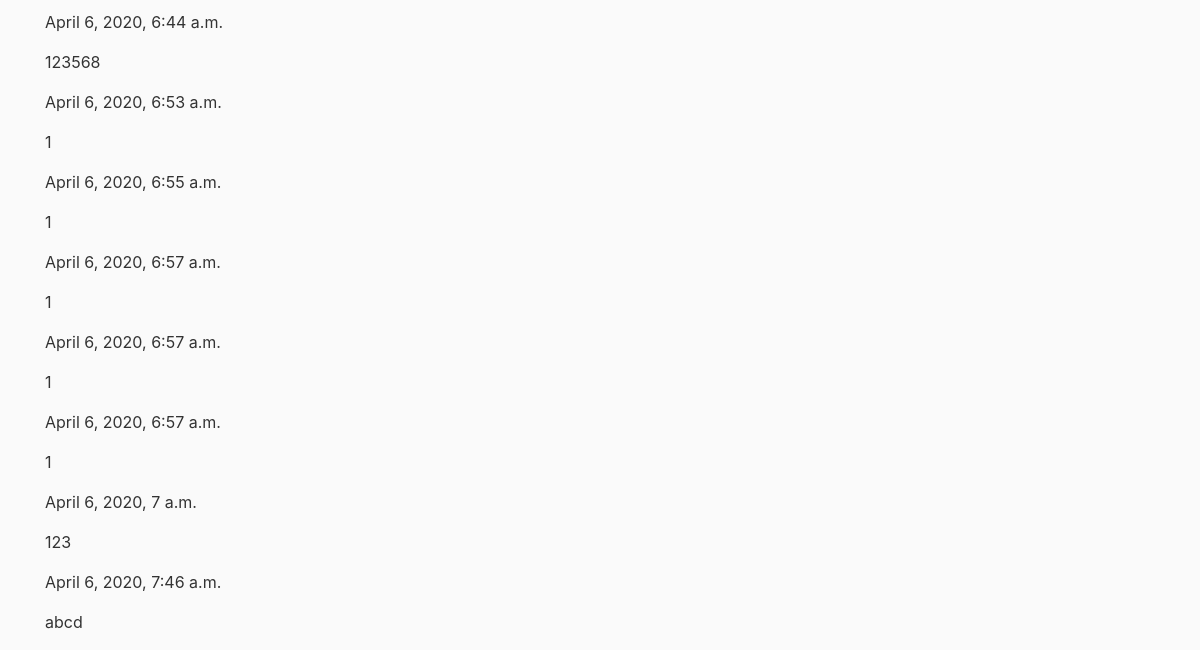
Page /post/19 (lower part) on the earlier database version.
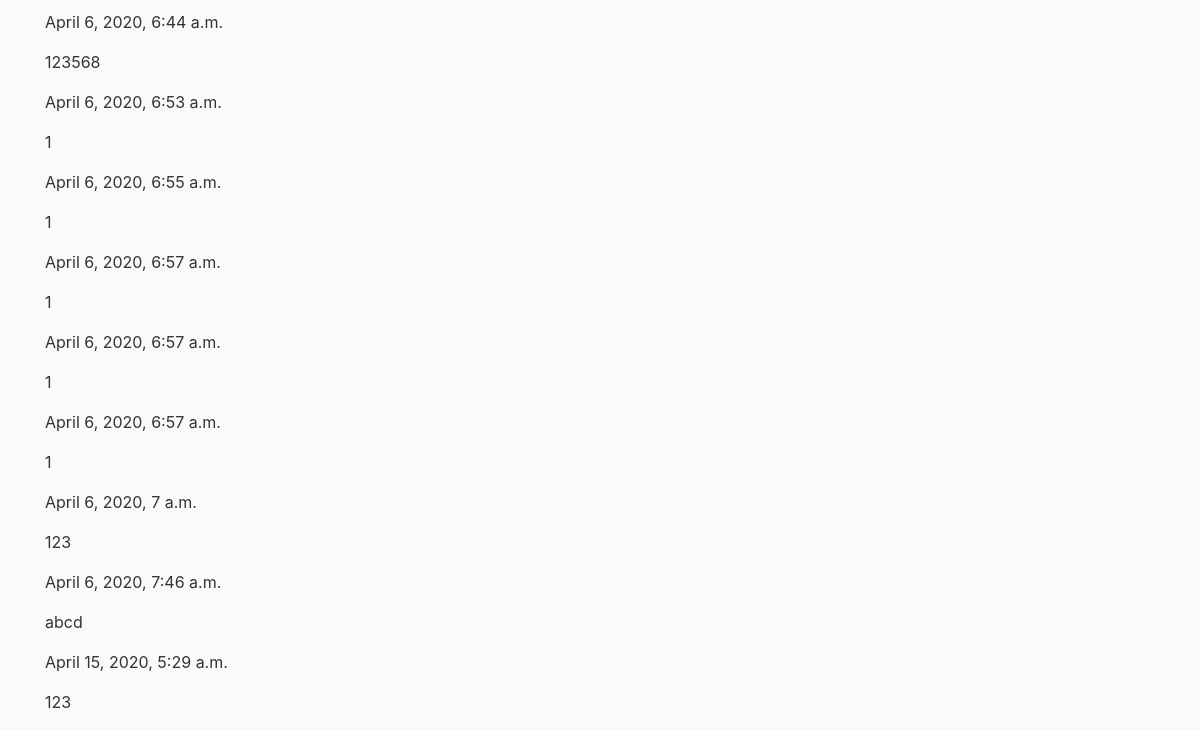
Same page on the later database version.
### blog/models.py (models this page shows, shortened)
class Comment(models.Model):
    post = models.ForeignKey('blog.Post', on_delete=models.CASCADE, related_name='comments')
    text = models.TextField()
    created_date = models.DateTimeField(default=timezone.now)
    approved_comment = models.BooleanField(default=False)

### blog/views.py (the view)
# urls.py: path('post/<int:pk>', PostDetailView.as_view(), name='post-detail'),
class PostDetailView(DetailView):
    model= Post

### blog/templates/blog/post_detail.html (shortened to what this page needs)
{% extends "blog/base.html" %}
{% block content %}
  {% for comment in post.comments.all %}
    <div class="comment">
        <div class="date">{{ comment.user }}{{ comment.created_date }}</div>
        <p>{{ comment.text|linebreaks }}</p>
    </div>
  {% empty %}
    <p>No comments here yet :(</p>
  {% endfor %}
{% endblock content %}

Differences in the rows shown:
added Comment: created_date "April 15, 2020, 5:29 a.m.", text "123"
